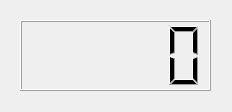
<?xml version="1.0" encoding="UTF-8"?>
<ui version="4.0">
 <class>frmRelojDigital</class>
 <widget class="QDialog" name="frmRelojDigital">
  <property name="geometry">
   <rect>
    <x>0</x>
    <y>0</y>
    <width>232</width>
    <height>112</height>
   </rect>
  </property>
  <property name="windowTitle">
   <string>Reloj Digital</string>
  </property>
  <widget class="QLCDNumber" name="lcdReloj">
   <property name="geometry">
    <rect>
     <x>20</x>
     <y>20</y>
     <width>191</width>
     <height>71</height>
    </rect>
   </property>
  </widget>
 </widget>
 <resources/>
 <connections/>
</ui>
